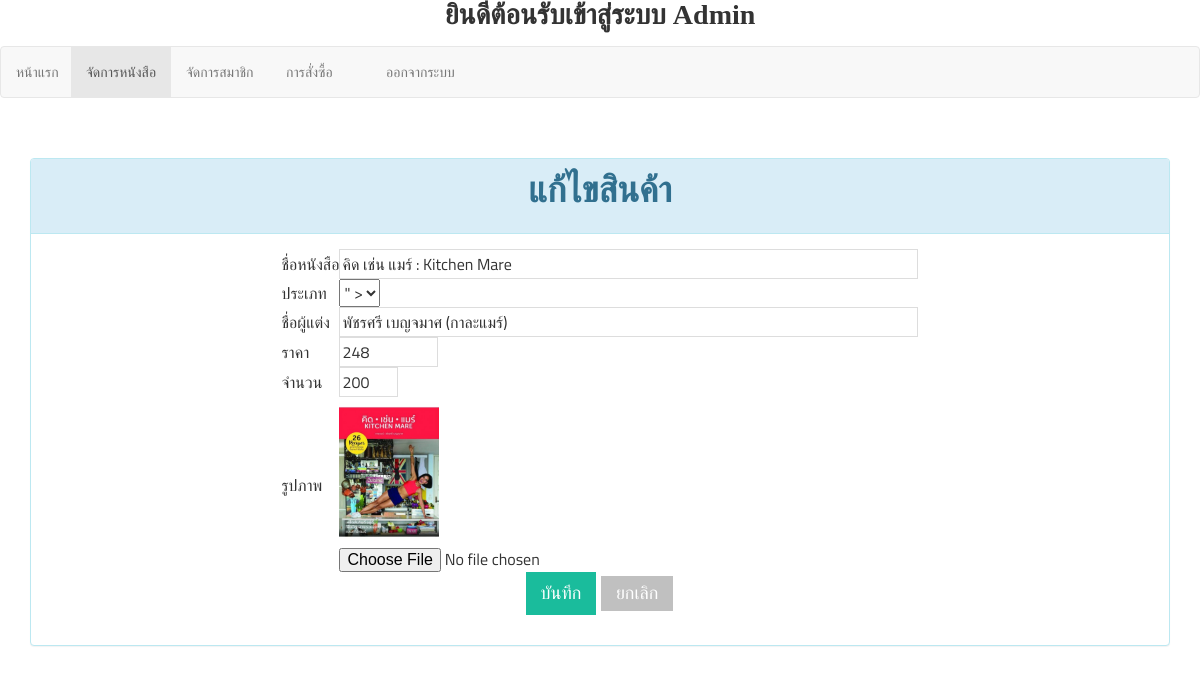
Page /editbook.php?id=10001 (signed in) on the committed database.
### tables this page shows
CREATE TABLE `book` (
  `Book_id` varchar(5) NOT NULL,
  `Book_name` varchar(60) NOT NULL,
  `type_id` varchar(2) NOT NULL,
  `author` varchar(40) NOT NULL,
  `Book_date` date NOT NULL,
  `Book_cost` int(6) NOT NULL,
  `Book_num` int(4) NOT NULL,
  `picture` varchar(40) DEFAULT NULL,
  `view` int(11) NOT NULL,
  `sale_out` int(11) NOT NULL
);

### editbook.php (the view, shortened to what this page needs)
<html lang="en">
  <head>
    <link rel="stylesheet" href="http://maxcdn.bootstrapcdn.com/bootstrap/3.2.0/css/bootstrap.min.css">
    <link rel="stylesheet" href="http://maxcdn.bootstrapcdn.com/bootstrap/3.3.6/css/bootstrap.min.css">
    <link rel="stylesheet" href="http://maxcdn.bootstrapcdn.com/font-awesome/4.3.0/css/font-awesome.min.css">
    <link rel="stylesheet" href="css/owl.carousel.css">
    <link rel="stylesheet" href="style.css">
    <link rel="stylesheet" href="css/responsive.css">
<body>
  <center><h3>ยินดีต้อนรับเข้าสู่ระบบ Admin</h3>
<nav class="navbar navbar-default">
  <div class="container-fluid">
    <div class="navbar-header" style="width:70px; " >
       <a class="navbar-brand" href="adminpage.php" style="font-size:14px;">หน้าแรก</a>
    </div>
    <div class="collapse navbar-collapse" id="bs-example-navbar-collapse-1">
      <ul class="nav navbar-nav"  >
        <li class ="active" style="width:100px; " ><a  class="navbar-brand" href="book.php" style="font-size:14px;">จัดการหนังสือ</a></li>
       <li  style="width:100px; " ><a  class="navbar-brand" href="member.php" style="font-size:14px;">จัดการสมาชิก</a></li>
       <li  style="width:100px; " ><a  class="navbar-brand" href="order.php" style="font-size:14px;">การสั่งซื้อ</a></li>
       <li  style="width:100px; " ><a  class="navbar-brand" href="adminout.php" style="font-size:14px;">ออกจากระบบ</a></li>
      </ul>
    </div>
  </div>
</nav>
	<?php
                                         $id = $_GET["id"];
		$host = "localhost";
		$user = "root";
		$pass = "";
		$con = mysql_connect($host,$user,$pass);
        $sql = "select * from book where Book_id='$id'";
        $result = mysql_query($sql,$con);
        $sql2 = "select * from booktype";
        $result2 = mysql_query($sql2,$con);
        ?>
        <?php
        while($rs = mysql_fetch_array($result)) {
        ?>
        <br><br>
          <div class="container">
            <div class="row">
                <div class="col-md-12">
        <div class="panel panel-info">
        <div class="panel-heading">
        <h1>แก้ไขสินค้า</h1>
         </div>
         <div class="panel-body">
        <form enctype="multipart/form-data" action="editbook2.php" method="post">
        <div class="form-group">
        <table bgcolor="dddfff" style="padding-top:30px;">
                <tr>
                <td>ชื่อหนังสือ</td>
                <td><input type="text" value="<?php echo $rs["Book_name"];?>" size="70" name="bookname"></td>
                </tr>
                <td>ประเภท</td>
                <td><select name="type">
                <?php while ($rs2 = mysql_fetch_array($result2))
                {
                ?>
                <option value="<?phpecho $rs2["type_id"];?>"
                <?phpif ($rs2["type_id"] == $rs["type_id"]) {
                        echo " selected";
                }?>><?phpecho $rs2["type_name"];?></option>
                <?php
                }
                ?>
                </select>
                </td>
                <tr>
                <td>ชื่อผู้แต่ง</td>
                <td><input type="text" value="<?php echo $rs["author"];?>" size="70" name="author"></td>
                </tr>
                <tr>
                <td>ราคา</td>
                <td><input type="text" value="<?php echo $rs["Book_cost"];?>" size="10" name="cost"></td>
                </tr>
                <tr>
                <td>จำนวน</td>
                <td><input type="text" value="<?php echo $rs["Book_num"];?>" size="5" name="num"></td>
                </tr>
                <tr>
                <td>รูปภาพ</td>
                <td>
                <img width=100 height=140 src="pics/book/<?php echo $rs["picture"];?>">
                <input type="file" name="ImageFile" size="300"></td>
                </tr>
                <tr align=center>
                        <td colspan="2">
                       <input type="submit" value="บันทึก" name="submit">
                        <input type="reset" value="ยกเลิก" name="reset   "></td>
                 </tr>
        </table>
        </div>
        </form>
        </div>
        </div>
        </div>
        </div>
        </div>
        <?php
        }
        ?>
	</center>
</body>
</html>

### style.css (style rules this page uses)
img { max-width: 100%; height: auto; }
h1 { font-weight: 700; margin: 0 0 15px; }
h3 ,h2 { font-weight: 700; margin: 0 0 15px; font-family: "TH Krub"; font-size: 28px; }
body { font-family: 'Titillium Web', sans-serif; }
a { color: #1abc9c; }
input[type="text"], input[type="password"], input[type="email"], textarea { border: 1px solid #ddd; padding: 2px; font-size: 16px; }
input[type="submit"], button[type=submit] { margin-right: 1px; font-family: TH Krub; font-size: 18px; background: none repeat scroll 0 0 #1abc9c; border: medium none; color: #fff; padding: 7px 15px; text-transform: uppercase; }
input[type="reset"], button[type=reset] { margin-right: 1px; font-family: TH Krub; font-size: 18px; background: none repeat scroll 0 0 #C0C0C0; border: medium none; color: #fff; padding: 7px 15px; text-transform: uppercase; }

### css/responsive.css (style rules this page uses)
@media only screen and (min-width: 992px) and (max-width: 1280px) { input[type="submit"], button[type="submit"] { padding: 11px 15px; } }

### rows in the picture
book: bookname "คิด เช่น แมร์ : Kitchen Mare", author "พัชรศรี เบญจมาศ (กาละแมร์)", cost "248", num "200", picture (picture)
